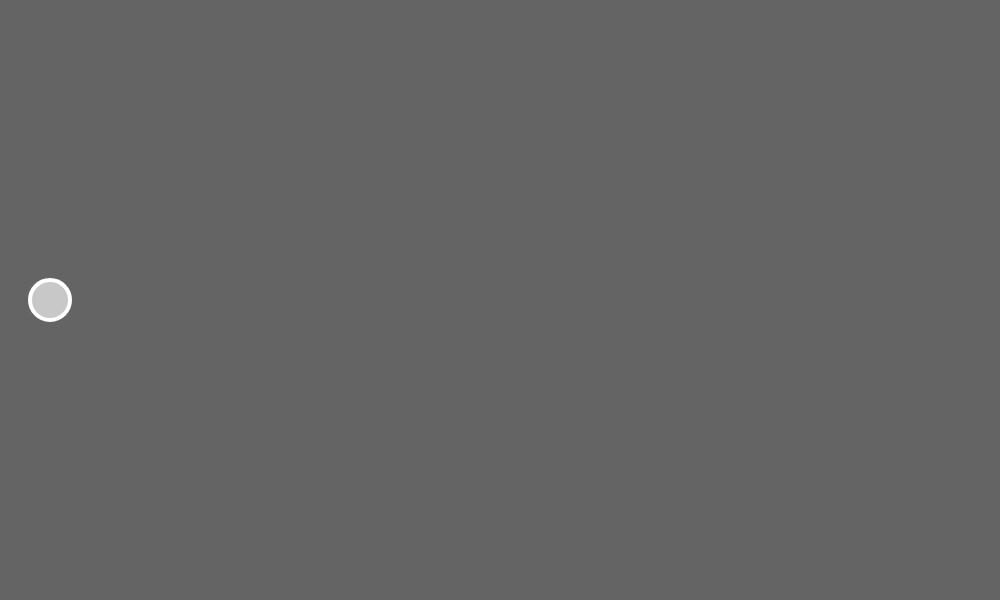
Frame 1 (no input)
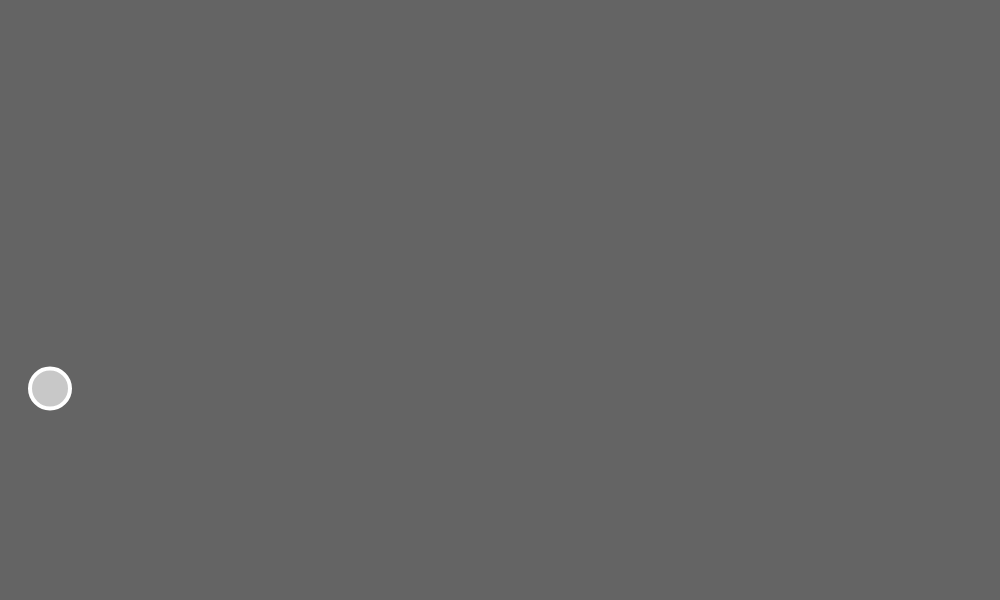
Frame 60 (no input)
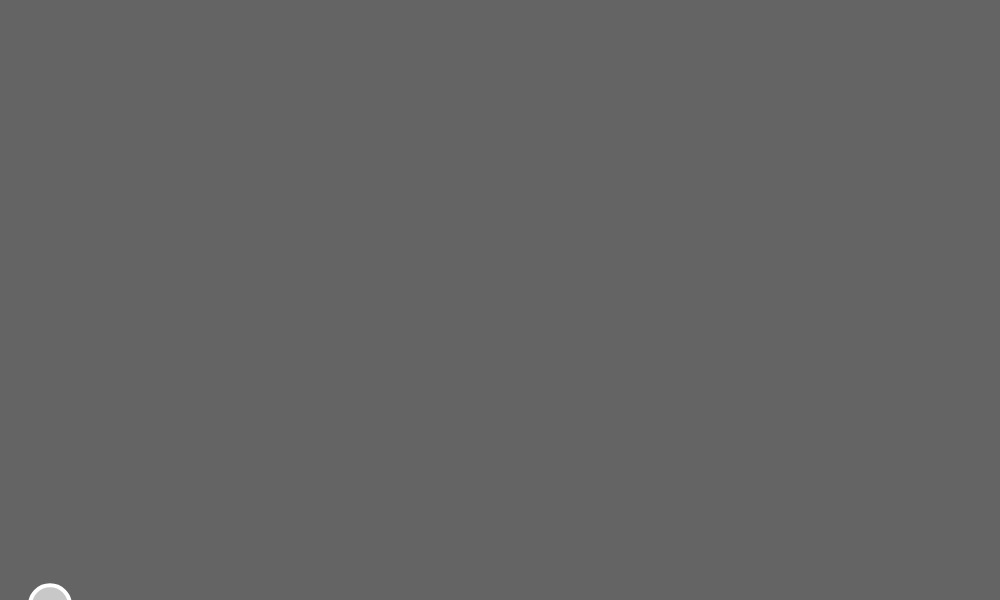
Frame 120 (the mouse pressed at the canvas centre since frame 60)

The p5.js sketch that drew these frames (run headless with seeded random() and noise() and a simulated clock; from frame 60 on, the mouse is pressed at the canvas centre):

// p5.js sketch
// ── sketch.js
pipes = []

function setup() {
	createCanvas(1000, 600);
	b = new Bird(50, height/2, 20);
	p0 = new Pipe(height/2, 100, width, 40);
	pipes.push(p0);
}

function draw() {
	background(100);
	b.show();
	b.move();
	if (frameCount % 200 == 0) {
		let m = random(50, height - 50);
		let w = random(60, 100);
		let x = width;
		let b = 40;
		p = new Pipe(m, w, x, b);
		pipes.push(p);
	}

	for (let i = 0; i < pipes.length - 1; i++){
		pipes[i].move()
		pipes[i].show();
	}

}
// ── bird.js
class Bird {
  constructor(x, y, r) {
    this.x = x;
    this.y = y;
    this.r = r;
    this.Fg = 0.1;
    this.vy = 0;
  }

  // Showing the bubble
  show() {
    stroke(255);
    strokeWeight(4);
    fill(200);
    ellipse(this.x, this.y, this.r * 2);
  }

  move() {
    if (this.y > height) {
      this.vy = 0;
      this.Fg = 0;
    } else {
      this.vy = this.vy + this.Fg
    }
    this.y += this.vy * 0.5
  }
}
// ── pipe.js
class Pipe {
  constructor(m, w, x, b) {
    this.m = m;
    this.w = w;
    this.x = x;
    this.b = b;
  }

  show() {
    fill(255);
    strokeWeight(4);
    // bottom pipe
    rect(this.x, this.m + (this.w / 2), this.b, height - this.m - this.w/2);
    // top pipe
    rect(this.x, 0, this.b, height - this.m - this.w / 2);
  }

  move() {
    this.x = this.x - 1;
  }
}
